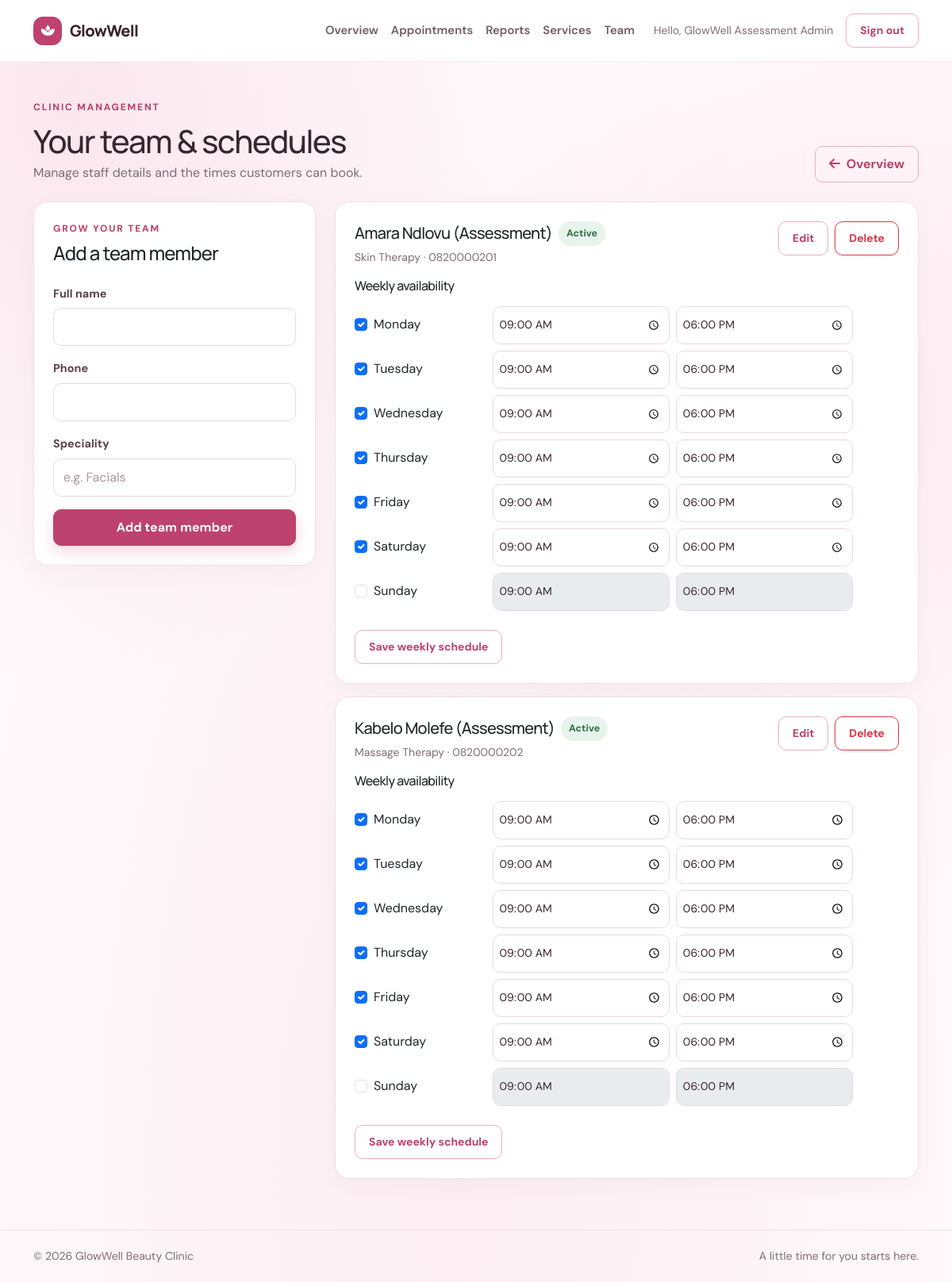
The page /admin/staff.php (signed in) on the database its author committed.
### tables this page shows
CREATE TABLE IF NOT EXISTS staff (
    staff_id INT NOT NULL AUTO_INCREMENT,
    fullname VARCHAR(100) NOT NULL,
    phone VARCHAR(20) NULL,
    speciality VARCHAR(100) NULL,
    status ENUM('Active', 'Inactive') NOT NULL DEFAULT 'Active',
    PRIMARY KEY (staff_id)
);

CREATE TABLE IF NOT EXISTS staff_schedules (
    schedule_id INT NOT NULL AUTO_INCREMENT,
    staff_id INT NOT NULL,
    weekday TINYINT UNSIGNED NOT NULL COMMENT 'ISO weekday: Monday = 1, Sunday = 7',
    start_time TIME NOT NULL,
    end_time TIME NOT NULL,
    PRIMARY KEY (schedule_id),
    UNIQUE KEY uq_staff_schedules_staff_weekday (staff_id, weekday),
    CONSTRAINT chk_staff_schedules_weekday CHECK (weekday BETWEEN 1 AND 7),
    CONSTRAINT chk_staff_schedules_times CHECK (start_time < end_time),
    CONSTRAINT fk_staff_schedules_staff FOREIGN KEY (staff_id)
        REFERENCES staff (staff_id)
        ON DELETE CASCADE
);

### admin/staff.php (the view, shortened to what this page needs)
<?php
require "../config/db.php";
$weekdays = [1 => "Monday", 2 => "Tuesday", 3 => "Wednesday", 4 => "Thursday", 5 => "Friday", 6 => "Saturday", 7 => "Sunday"];
$editMember = null;
$staff = $pdo->query("SELECT * FROM staff ORDER BY fullname ASC")->fetchAll(PDO::FETCH_ASSOC);
$schedules = $pdo->query("SELECT * FROM staff_schedules ORDER BY staff_id, weekday")->fetchAll(PDO::FETCH_ASSOC);
$schedulesByStaff = [];
foreach ($schedules as $schedule) {
    $schedulesByStaff[(int) $schedule["staff_id"]][(int) $schedule["weekday"]] = $schedule;
}
include "../includes/header.php";
?>
<div class="d-flex flex-column flex-sm-row justify-content-between align-items-sm-end gap-3 mb-4">
    <div>
        <span class="eyebrow">Clinic management</span>
        <h1 class="mt-2 mb-1">Your team &amp; schedules</h1>
        <p class="text-muted mb-0">Manage staff details and the times customers can book.</p>
    </div>
    <a class="btn btn-outline-primary" href="dashboard.php"><i class="fa-solid fa-arrow-left me-1" aria-hidden="true"></i> Overview</a>
</div>
<div class="row g-4">
    <div class="col-lg-4">
        <section class="card p-4">
            <span class="eyebrow"><?= $editMember ? "Edit team" : "Grow your team" ?></span>
            <h2 class="h4 mt-2 mb-4"><?= $editMember ? "Update team member" : "Add a team member" ?></h2>
            <form method="post" action="staff.php<?= $editMember ? "?edit=" . (int) $editMember["staff_id"] : "" ?>">
                <div class="mb-3">
                    <label class="form-label" for="fullname">Full name</label>
                    <input class="form-control" id="fullname" name="fullname" type="text" maxlength="100" value="<?= htmlspecialchars($editMember["fullname"] ?? "", ENT_QUOTES, "UTF-8") ?>" required>
                </div>
                <div class="mb-3">
                    <label class="form-label" for="phone">Phone</label>
                    <input class="form-control" id="phone" name="phone" type="tel" maxlength="20" value="<?= htmlspecialchars($editMember["phone"] ?? "", ENT_QUOTES, "UTF-8") ?>">
                </div>
                <div class="mb-3">
                    <label class="form-label" for="speciality">Speciality</label>
                    <input class="form-control" id="speciality" name="speciality" type="text" maxlength="100" value="<?= htmlspecialchars($editMember["speciality"] ?? "", ENT_QUOTES, "UTF-8") ?>" placeholder="e.g. Facials">
                </div>
                <button class="btn btn-primary w-100" type="submit"><?= $editMember ? "Save changes" : "Add team member" ?></button>
            </form>
        </section>
    </div>
    <div class="col-lg-8">
        <?php if (!$staff): ?>
            <section class="card empty-state">No team members have been added yet.</section>
        <?php else: ?>
            <div class="d-grid gap-3">
                <?php foreach ($staff as $member): ?>
                    <?php $memberId = (int) $member["staff_id"]; ?>
                    <section class="card p-4">
                        <div class="d-flex flex-column flex-sm-row justify-content-between gap-3 mb-3">
                            <div>
                                <div class="d-flex align-items-center gap-2 flex-wrap">
                                    <h2 class="h5 mb-0"><?= htmlspecialchars($member["fullname"], ENT_QUOTES, "UTF-8") ?></h2>
                                    <span class="badge-status <?= strtolower($member["status"]) ?>"><?= htmlspecialchars($member["status"], ENT_QUOTES, "UTF-8") ?></span>
                                </div>
                                <div class="text-muted small mt-1"><?= htmlspecialchars($member["speciality"] ?? "", ENT_QUOTES, "UTF-8") ?><?= $member["phone"] ? " · " . htmlspecialchars($member["phone"], ENT_QUOTES, "UTF-8") : "" ?></div>
                            </div>
                            <div class="d-flex gap-2 align-self-start">
                                <a class="btn btn-outline-primary btn-sm" href="staff.php?edit=<?= $memberId ?>">Edit</a>
                                <form method="post" action="staff.php" onsubmit="return confirm('Delete this team member? Staff with appointment history must be marked inactive instead.')">
                                    <button class="btn btn-outline-danger btn-sm" type="submit">Delete</button>
                                </form>
                            </div>
                        </div>
                        <form method="post" action="staff.php" class="schedule-form">
                            <h3 class="h6 mb-3">Weekly availability</h3>
                            <?php foreach ($weekdays as $weekday => $day): ?>
                                <?php $hours = $schedulesByStaff[$memberId][$weekday] ?? null; ?>
                                <div class="row align-items-center g-2 mb-2">
                                    <div class="col-sm-4 col-lg-3">
                                        <div class="form-check">
                                            <input class="form-check-input schedule-toggle" type="checkbox" id="schedule-<?= $memberId ?>-<?= $weekday ?>" name="schedule[<?= $weekday ?>][enabled]" value="1" <?= $hours ? "checked" : "" ?>>
                                            <label class="form-check-label" for="schedule-<?= $memberId ?>-<?= $weekday ?>"><?= $day ?></label>
                                        </div>
                                    </div>
                                    <div class="col-6 col-sm-4">
                                        <input class="form-control form-control-sm schedule-time" aria-label="<?= $day ?> start time" name="schedule[<?= $weekday ?>][start]" type="time" value="<?= $hours ? htmlspecialchars(substr($hours["start_time"], 0, 5), ENT_QUOTES, "UTF-8") : "09:00" ?>" <?= $hours ? "" : "disabled" ?>>
                                    </div>
                                    <div class="col-6 col-sm-4">
                                        <input class="form-control form-control-sm schedule-time" aria-label="<?= $day ?> end time" name="schedule[<?= $weekday ?>][end]" type="time" value="<?= $hours ? htmlspecialchars(substr($hours["end_time"], 0, 5), ENT_QUOTES, "UTF-8") : "18:00" ?>" <?= $hours ? "" : "disabled" ?>>
                                    </div>
                                </div>
                            <?php endforeach; ?>
                            <button class="btn btn-outline-primary btn-sm mt-3" type="submit">Save weekly schedule</button>
                        </form>
                    </section>
                <?php endforeach; ?>
            </div>
        <?php endif; ?>
    </div>
</div>
<?php include "../includes/footer.php"; ?>

### includes/header.php (shortened to what this page needs)
<?php
$role = $_SESSION["role"] ?? "";
$userName = $_SESSION["fullname"] ?? "";
?>
<!DOCTYPE html>
<html lang="en">
<head>
    <link href="https://cdn.jsdelivr.net/npm/bootstrap@5.3.3/dist/css/bootstrap.min.css" rel="stylesheet">
    <link href="../assets/css/style.css" rel="stylesheet">
    <link href="https://cdnjs.cloudflare.com/ajax/libs/font-awesome/6.5.2/css/all.min.css" rel="stylesheet">
</head>
<body>
<nav class="navbar navbar-expand-lg sticky-top">
    <div class="container">
        <a class="navbar-brand" href="../index.php">
            <span class="brand-mark"><i class="fa-solid fa-spa" aria-hidden="true"></i></span>
            GlowWell
        </a>
        <div class="collapse navbar-collapse" id="mainNavigation">
            <?php if ($role === "admin"): ?>
                <div class="navbar-nav ms-auto me-lg-3">
                    <a class="nav-link" href="dashboard.php">Overview</a>
                    <a class="nav-link" href="appointments.php">Appointments</a>
                    <a class="nav-link" href="reports.php">Reports</a>
                    <a class="nav-link" href="services.php">Services</a>
                    <a class="nav-link" href="staff.php">Team</a>
                </div>
            <?php else: ?>
                <div class="navbar-nav ms-auto me-lg-3">
                    <a class="nav-link" href="../index.php">Home</a>
                </div>
            <?php endif; ?>
            <div class="d-flex align-items-center gap-3">
                <?php if ($userName !== ""): ?>
                    <span class="d-none d-lg-inline text-muted small">Hello, <?= htmlspecialchars($userName, ENT_QUOTES, "UTF-8") ?></span>
                    <form method="post" action="../authentication/logout.php">
                        <button type="submit" class="btn btn-outline-primary btn-sm">Sign out</button>
                    </form>
                <?php else: ?>
                    <a href="../authentication/login.php" class="btn btn-outline-primary btn-sm">Sign in</a>
                <?php endif; ?>
            </div>
        </div>
    </div>
</nav>
<main class="container page-container">

### includes/footer.php (shortened to what this page needs)
</main>
<footer class="site-footer">
    <div class="container d-flex flex-column flex-sm-row justify-content-between gap-2">
        <span>&copy; <?= date("Y") ?> GlowWell Beauty Clinic</span>
        <span>A little time for you starts here.</span>
    </div>
</footer>
</body>
</html>

### assets/css/style.css (style rules this page uses)
:root { --ink: #39252e; --muted: #806c75; --accent: #bd426d; --accent-dark: #9f3459; --accent-light: #fff0f4; --cream: #fff9fb; --line: #f0dfe5; --peach: #f8dce5; --shadow: 0 18px 50px rgba(89, 40, 59, 0.1); }
* { box-sizing: border-box; }
body { margin: 0; background: radial-gradient(ellipse at 8% 8%, rgba(248, 220, 229, 0.62), transparent 34rem), radial-gradient(ellipse at 92% 32%, rgba(255, 231, 239, 0.72), transparent 38rem), radial-gradient(ellipse at 48% 92%, rgba(248, 220, 229, 0.38), transparent 42rem), var(--cream); background-attachment: fixed; color: var(--ink); font-family: "DM Sans", "Segoe UI", sans-serif; -webkit-font-smoothing: antialiased; }
h1, h2, h3, h4, h5, .navbar-brand { font-family: "Manrope", "Segoe UI", sans-serif; letter-spacing: -0.035em; }
a { color: var(--accent); }
.navbar { min-height: 78px; border-bottom: 1px solid rgba(89, 40, 59, 0.08); background: rgba(255, 255, 255, 0.96); }
.navbar .container { gap: 24px; }
.navbar-brand { display: inline-flex; align-items: center; gap: 10px; color: var(--ink); font-size: 1.25rem; font-weight: 800; }
.brand-mark { display: grid; width: 36px; height: 36px; place-items: center; border-radius: 12px; background: var(--accent); color: white; font-size: 0.95rem; }
.navbar .nav-link { padding: 10px 12px; color: #705b65; font-size: 0.93rem; font-weight: 600; }
.page-container { min-height: calc(100vh - 160px); padding-top: 44px; padding-bottom: 64px; }
.btn { border-radius: 10px; padding: 10px 17px; font-weight: 700; transition: transform 160ms ease, box-shadow 160ms ease, background-color 160ms ease; }
.btn-primary { border-color: var(--accent); background: var(--accent); box-shadow: 0 7px 18px rgba(189, 66, 109, 0.2); }
.btn-outline-primary { border-color: #e6afc1; color: var(--accent); }
.card { border: 1px solid var(--line); border-radius: 18px; background: #fff; box-shadow: 0 8px 28px rgba(89, 40, 59, 0.045); }
.form-label { margin-bottom: 7px; color: #5b414c; font-size: 0.9rem; font-weight: 700; }
.form-control, .form-select { min-height: 48px; border-color: #ead8df; border-radius: 10px; background-color: #fff; color: var(--ink); }
.form-control::placeholder { color: #aa98a0; }
.eyebrow { color: var(--accent); font-size: 0.75rem; font-weight: 800; letter-spacing: 0.15em; text-transform: uppercase; }
.text-muted, .text-secondary { color: var(--muted) !important; }
.badge-status { display: inline-flex; align-items: center; border-radius: 999px; padding: 6px 10px; background: #f1f3f0; color: #58665e; font-size: 0.78rem; font-weight: 700; }
.badge-status.confirmed, .badge-status.active { background: #e8f3eb; color: #2e704a; }
.site-footer { border-top: 1px solid var(--line); padding: 22px 0; color: var(--muted); font-size: 0.88rem; }

### rows shown on the page
staff: fullname "Amara Ndlovu (Assessment)", status "Active", speciality "Skin Therapy", phone "0820000201", staff_id "☑", day "Monday", staff_id.start_time "09:00", staff_id.end_time "18:00", day "Tuesday", day "Wednesday", day "Thursday", day "Friday", day "Saturday", day "Sunday"
staff: fullname "Kabelo Molefe (Assessment)", status "Active", speciality "Massage Therapy", phone "0820000202", staff_id "☑", day "Monday", staff_id.start_time "09:00", staff_id.end_time "18:00", day "Tuesday", day "Wednesday", day "Thursday", day "Friday", day "Saturday", day "Sunday"

### other values the page prints
$userName "GlowWell Assessment Admin"
